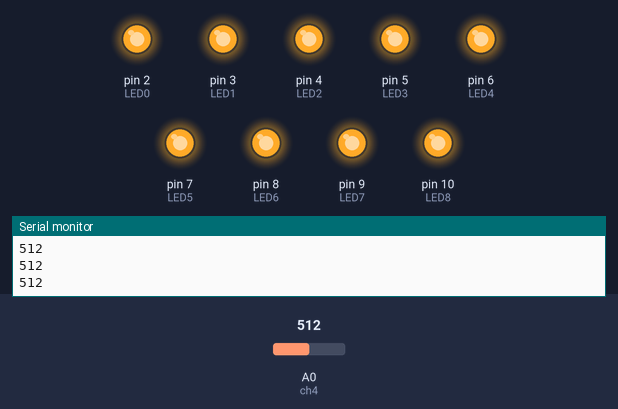
The sketch below on a simulated Arduino Uno, built with avr-gcc and run on an emulated ATmega328P. Parts: output pins drawn as LEDs (lit = HIGH), the last lines printed to the serial monitor. The test bench sets the inputs (shaded band); at power-on: A0 (ch4) = 512.

Above: at 1.3 s.
1.4 s: A0 (ch4) set to 486
At 1.8 s:
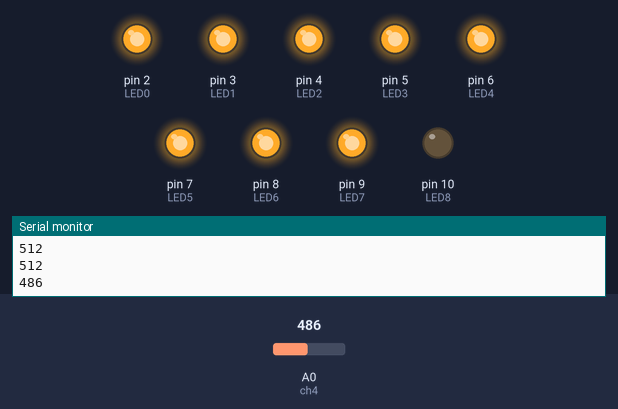
3.0 s: A0 (ch4) set to 314
4.5 s: A0 (ch4) set to 283
At 5.4 s:
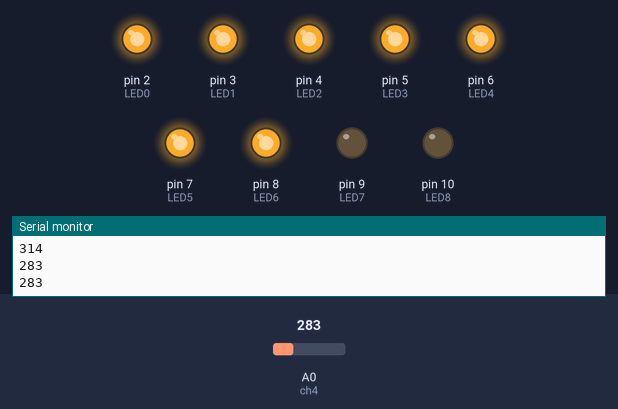
6.0 s: A0 (ch4) set to 257
At 6.6 s:
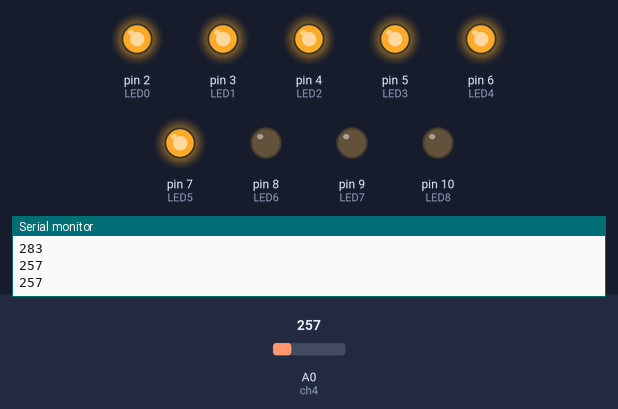
7.5 s: A0 (ch4) set to 200
At 7.8 s:
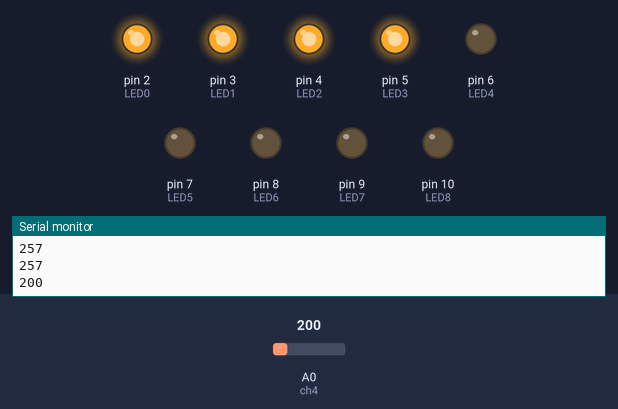
9.0 s: A0 (ch4) set to 280
At 10.1 s:
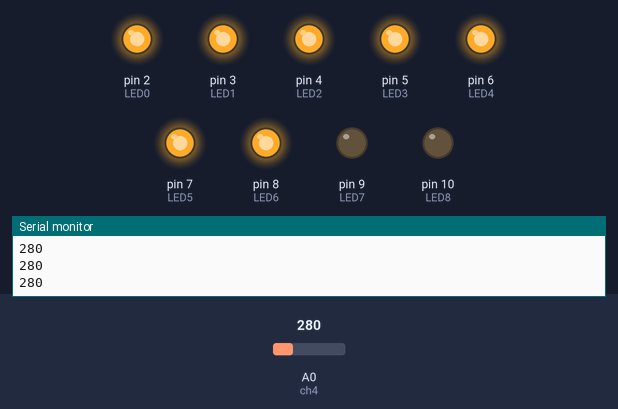
Timing chart, 0 to 11.5 s (numbered marks = the images above; inputs shaded):
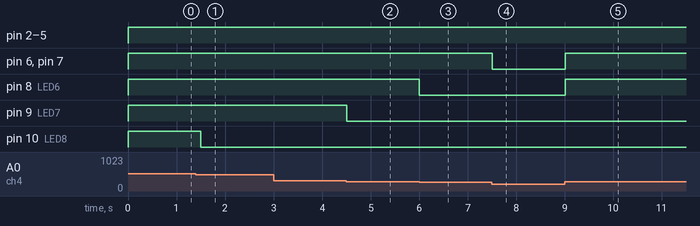

Measured:
- the behaviour switches between 501 and 500 on A0 (ch4) (found by bisection; images 0 and 1)
- the behaviour switches between 301 and 300 on A0 (ch4) (found by bisection; images 1 and 2)
- the behaviour switches between 271 and 270 on A0 (ch4) (found by bisection; images 2 and 3)
- after the input at 1.4 s, pin 10 (LED8): HIGH → LOW after 0.10 s
- after the input at 4.5 s, pin 9 (LED7): HIGH → LOW at once
- after the input at 6.0 s, pin 8 (LED6): HIGH → LOW at once
- after the input at 7.5 s, pin 6 (LED4), pin 7 (LED5): HIGH → LOW at once
- after the input at 9.0 s, pin 6 (LED4), pin 7 (LED5), pin 8 (LED6): LOW → HIGH at once

The sketch:

methane_dac_arduino.ino
```cpp
//Code by Swastik Khuntia
//For FreCk
//Interfacing of MQ4 snsor and programmed 9-bit ADC

//Constant Declaration
const int ch4 = A0; // Connect AO of MQ4 with Analog channel 0 pin (A0) of Arduino
int ch4_val; // stores analog output of MQ4 sensor
//LEDs for 9-bit ADC
const int LED0 = 2;
const int LED1 = 3;
const int LED2 = 4;
const int LED3 = 5;
const int LED4 = 6;
const int LED5 = 7;
const int LED6 = 8;
const int LED7 = 9;
const int LED8 = 10;

void setup()
{
  pinMode(ch4, INPUT); //Analog value of Methane sensor as input
  //LEDs as OUTPUT
  pinMode(LED0, OUTPUT);
  pinMode(LED1, OUTPUT);
  pinMode(LED2, OUTPUT);
  pinMode(LED3, OUTPUT);
  pinMode(LED4, OUTPUT);
  pinMode(LED5, OUTPUT);
  pinMode(LED6, OUTPUT);
  pinMode(LED7, OUTPUT);
  pinMode(LED8, OUTPUT);

  Serial.begin(9600); //Serial communication for debugging
  }

  void loop ()
  {
    //Read & display input from mthane sensor
    ch4_val = analogRead(ch4);
    Serial.println(ch4_val);
    //Controlling LEDs based on sensor value
    //Equivalent to 9-bit ADC
    digitalWrite(LED0, ch4_val>50?HIGH:LOW);
    digitalWrite(LED1, ch4_val>100?HIGH:LOW);
    digitalWrite(LED2, ch4_val>150?HIGH:LOW);
    digitalWrite(LED3, ch4_val>190?HIGH:LOW);
    digitalWrite(LED4, ch4_val>210?HIGH:LOW);
    digitalWrite(LED5, ch4_val>240?HIGH:LOW);
    digitalWrite(LED6, ch4_val>270?HIGH:LOW);
    digitalWrite(LED7, ch4_val>300?HIGH:LOW);
    digitalWrite(LED8, ch4_val>500?HIGH:LOW);

    delay(500); //Checks and displays methane concentration every second
  }
```
